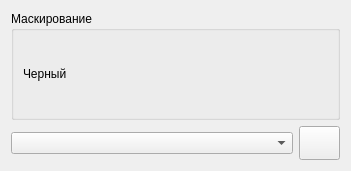
<?xml version="1.0" encoding="UTF-8"?>
<ui version="4.0">
 <class>TransparencySlider</class>
 <widget class="QWidget" name="TransparencySlider">
  <property name="geometry">
   <rect>
    <x>0</x>
    <y>0</y>
    <width>351</width>
    <height>171</height>
   </rect>
  </property>
  <property name="minimumSize">
   <size>
    <width>351</width>
    <height>171</height>
   </size>
  </property>
  <property name="maximumSize">
   <size>
    <width>16777215</width>
    <height>16777215</height>
   </size>
  </property>
  <property name="windowTitle">
   <string>Form</string>
  </property>
  <layout class="QVBoxLayout" name="verticalLayout">
   <item>
    <widget class="QGroupBox" name="groupBox">
     <property name="minimumSize">
      <size>
       <width>281</width>
       <height>74</height>
      </size>
     </property>
     <property name="title">
      <string>Маскирование</string>
     </property>
     <layout class="QHBoxLayout" name="horizontalLayout">
      <item>
       <widget class="QLabel" name="label">
        <property name="text">
         <string>Черный</string>
        </property>
       </widget>
      </item>
     </layout>
    </widget>
   </item>
   <item>
    <layout class="QHBoxLayout" name="horizontalLayout_2">
     <item>
      <widget class="QComboBox" name="applianceBox">
       <property name="toolTip">
        <string>Список слоев</string>
       </property>
      </widget>
     </item>
     <item>
      <widget class="QPushButton" name="lockButton">
       <property name="maximumSize">
        <size>
         <width>41</width>
         <height>34</height>
        </size>
       </property>
       <property name="toolTip">
        <string>Заблокировать изменения</string>
       </property>
       <property name="text">
        <string/>
       </property>
      </widget>
     </item>
    </layout>
   </item>
  </layout>
 </widget>
 <resources/>
 <connections/>
</ui>
